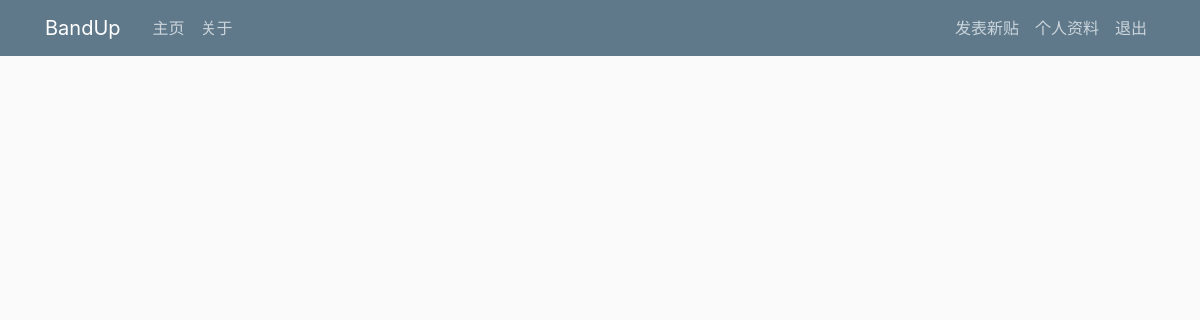
Page / (signed in) on the earlier database version.
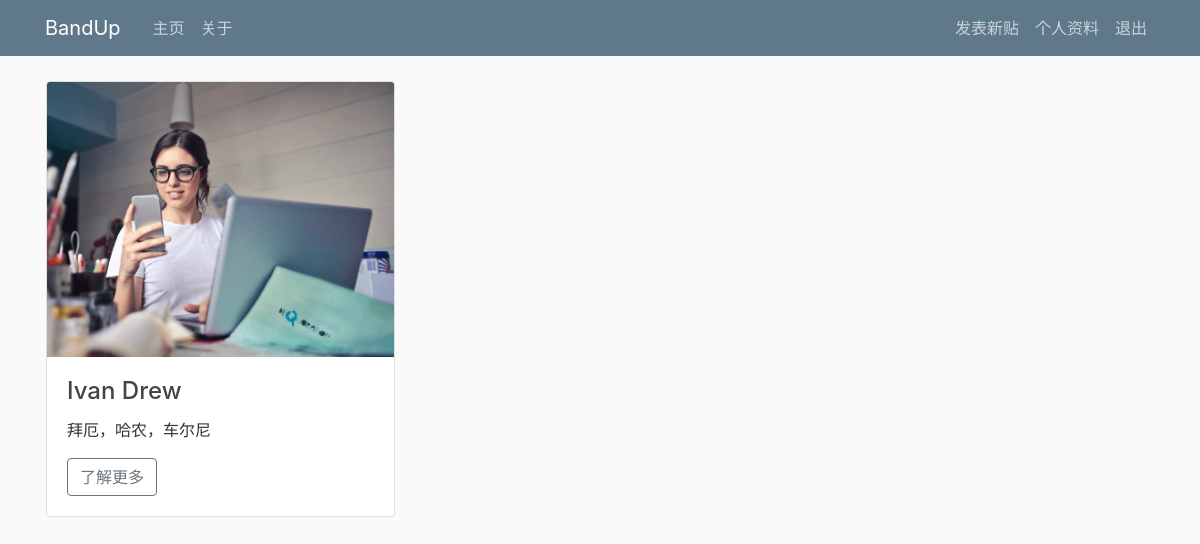
Same page on the later database version.
### myapp/models.py (models this page shows, shortened)
class Teacher(models.Model):
    teacher_image = models.ImageField(default='bandup/media/default.jpg', upload_to='profile_pics')
    teacher_name = models.CharField(max_length=100)
    years_of_playing = models.CharField(max_length=100)
    course_content = models.CharField(max_length=5000)
    charging_fee = models.CharField(max_length=100)
    teaching_address = models.CharField(max_length=1000, default='Shanghai')
    date_posted = models.DateTimeField(default=timezone.now)

### myapp/views.py (the view)
# urls.py: path("", TeacherListView.as_view(), name="myapp-home"),
class TeacherListView(ListView):
    model = Teacher
    template_name = 'myapp/home.html'    # <app>/<model>_<viewtype>.html
    context_object_name = 'teachers'
    ordering = ['-date_posted']
    paginate_by = 9

### myapp/templates/myapp/home.html (shortened to what this page needs)
{% extends 'myapp/base.html' %}
{% load crispy_forms_tags %}
{%block content%}
<div class="container-fluid padding" style="padding:1px">
    {% for teacher in teachers %}
    {% if forloop.counter0|divisibleby:3 %}
    <div class="row padding" style="margin-bottom: 20px">
        {% endif %}
        <div class="col-md-4">
            <div class="card">
                <img class="card-img-top" src="media/team2.png" alt="">
                <div class="card-body">
                    <h4 class="card-title">{{ teacher.teacher_name }}</h4>
                    <p class="card-text">{{ teacher.course_content }}</p>
                    <a href="{% url 'teacher-detail' teacher.id %}" class="btn btn-outline-secondary">了解更多</a>
                </div>
            </div>
        </div>
        {%  if forloop.counter|divisibleby:3 or forloop.last %}
    </div>
    {% endif %}
    {% endfor %}
</div>
{% endblock content %}

Differences in the rows shown:
added Teacher: teacher_name "Ivan Drew", course_content "拜厄，哈农，车尔尼"
